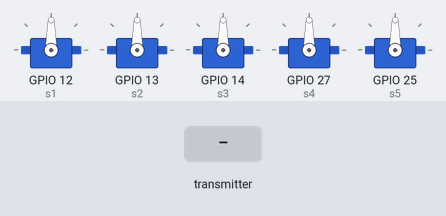
This sketch was run on a simulated ESP32. Shown: 5 × servo. The test bench sets the inputs (shaded band). No radio packets arrive unless stated.

Above: at 1.2 s.
1.3 s: the transmitter starts sending CH1 = 0
At 1.6 s:
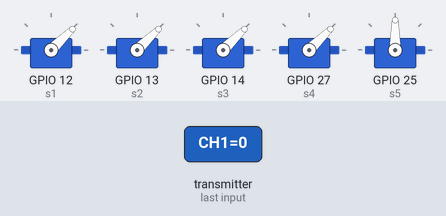
2.8 s: the transmitter starts sending CH2 = 1024
At 4.0 s:
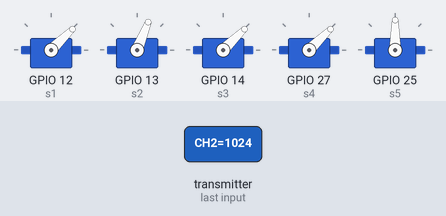
4.3 s: the transmitter starts sending CH3 = 2048
At 5.2 s:
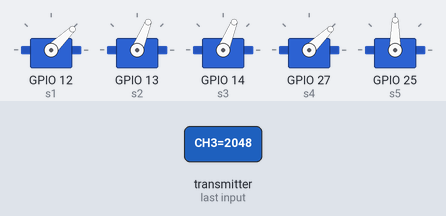
5.8 s: the transmitter starts sending CH4 = 2048
At 6.3 s:
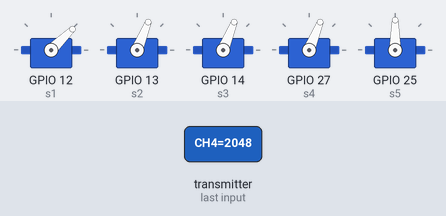
7.3 s: the transmitter starts sending CH1 = 2048
At 8.5 s:
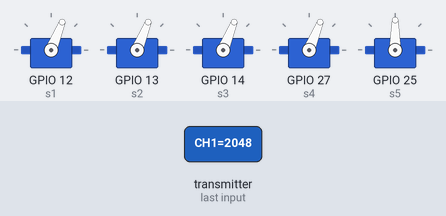
8.8 s: the transmitter starts sending CH2 = 0
At 9.8 s:
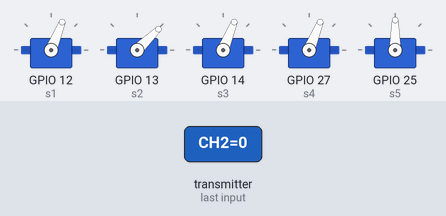
Timing chart, 0 to 11.3 s (numbered marks = the images above; inputs shaded):
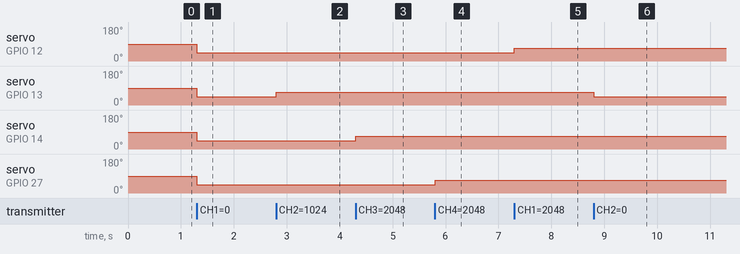

Measured:
- after the input at 1.3 s, servo on GPIO 12 (s1), servo on GPIO 13 (s2), servo on GPIO 14 (s3), servo on GPIO 27 (s4): 90° → 44° at once
- after the input at 2.8 s, servo on GPIO 13 (s2): 44° → 68° at once
- after the input at 4.3 s, servo on GPIO 14 (s3): 44° → 68° at once
- after the input at 5.8 s, servo on GPIO 27 (s4): 44° → 68° at once
- after the input at 7.3 s, servo on GPIO 12 (s1): 44° → 68° at once
- after the input at 8.8 s, servo on GPIO 13 (s2): 68° → 44° at once

The sketch:

reciever.ino
```cpp
#include <ESP32Servo.h>
#include <SPI.h>
#include <RF24.h>
int Channel = 108;
const byte address[6] = "complex";

RF24 nrf(4, 5);

Servo s1;
Servo s2;
Servo s3;
Servo s4;
Servo s5;


struct RCDATA {
  int CH1;
  int CH2;
  int CH3;
  int CH4;
  int CH5;
  int CH6;
};

void setup() {
  Serial.begin(115200);
  nrf.begin();
  nrf.setPALevel(RF24_PA_MAX);
  nrf.setDataRate(RF24_250KBPS);
  nrf.setChannel(Channel);
  nrf.openReadingPipe(1, address);
  nrf.startListening();

  s1.attach(12);
  s2.attach(13);
  s3.attach(14);
  s4.attach(27);
  s5.attach(25);


}

void loop(){

  if (nrf.available()){
    RCDATA data;
    nrf.read(&data, sizeof(data));


    //For the Servo 1

    int mappedX1 = map(data.CH1, 0, 4095, 1000, 1500);
    s1.writeMicroseconds(mappedX1);


    // For the Esc

    int mappedY1 = map(data.CH2, 0, 4095, 1000, 2000);
    s2.writeMicroseconds(mappedY1);


    //For the Servo2

    int mappedX2 = map(data.CH3, 0, 4095, 1000, 1500);
    s3.writeMicroseconds(mappedX2);

    //For Servo3

    int mappedY2 = map(data.CH4, 0, 4095, 1000, 1500);
    s4.writeMicroseconds(mappedY2);


  }
}
```
